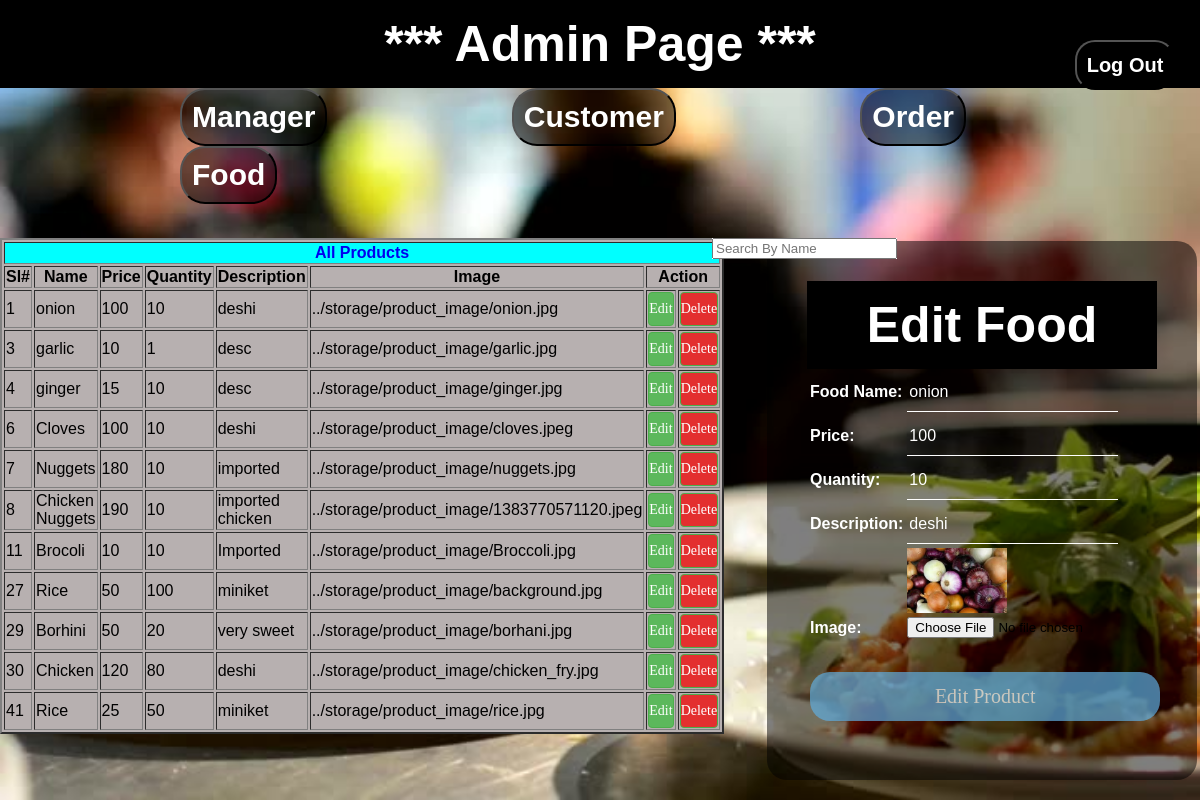
The page /products/editproductPage.php?id=1 (signed in) on the database its author committed.
### tables this page shows
CREATE TABLE `products` (
  `id` int(10) NOT NULL,
  `name` varchar(50) NOT NULL,
  `unit_price` int(11) NOT NULL,
  `unit_qty` int(11) NOT NULL,
  `description` text NOT NULL,
  `image` varchar(100) DEFAULT NULL
);

### db/db_connect.php (called while the page is built, shortened)
<?php
	$serverName="localhost";
	$username="root";
	$password="";
	$db_name="restaurent";
	function get($query)
	{
		$data=array();
		global $serverName,$username,$password,$db_name;
		$conn=mysqli_connect($serverName,$username,$password,$db_name);
		$result=mysqli_query($conn,$query);
		if(mysqli_num_rows($result) > 0)
		{
			while($row=mysqli_fetch_assoc($result))
			{
				$entity=array();
				foreach($row as $k=>$v)
				{
					$entity[$k]=$row[$k];
				}
				$data[]=$entity;
			}
		}
		return $data;
	}
?>

### controllers/ProductController.php (called while the page is built, shortened)
<?php
	require_once "../db/db_connect.php";
	function getAllProducts()
	{
		$query ="SELECT * FROM products";
		$products = get($query);
		return $products;
	}
	function getProduct($id)
	{
		$query="SELECT * FROM products WHERE id=$id";
		$product=get($query);
		return $product[0];
	}
?>

### products/editproductPage.php (the view, shortened to what this page needs)
<?php
	require "../admin/adminPage.php";
	require '../controllers/ProductController.php';
	$products = getAllProducts();
?>
<html>
<head>
	<link rel="stylesheet" href="../css/managerStyle.css">
	<link rel="stylesheet" href="../css/foodstyle.css">
</head>
	<body>
		<table align="right" width="30%" height="200">
			<tr>
				<td><?php require "editproductform.php"?></td>
			</tr>
		</table>
<div border=2 style="position:absolute; left:calc(63% - 44px); background-color:white"; >
	<input type="text" placeholder="Search By Name" id="search_input" onkeyup="search()" name="search_value" />
</div>
		<table border="2" align="left" width="60%" height="200" bgcolor="#B7B0B0">
			<div class="center">
				<thead align="center" bgcolor="#00FFFFFF">
					<th colspan=10><a href="productHome.php">All Products</a></th>
				</thead>
				<thead align="center">
					<th>Sl#</th>
					<th> Name</th>
					<th> Price</th>
					<th> Quantity</th>
					<th> Description</th>
					<th> Image</th>
					<th colspan=2>Action</th>
				</thead>
				<tbody>
					<?php
						foreach($products as $product)
						{
							echo "<tr>";
								echo "<td>".$product["id"]."</td>";
								echo "<td>".$product["name"]."</td>";
								echo "<td>".$product["unit_price"]."</td>";
								echo "<td>".$product["unit_qty"]."</td>";
								echo "<td>".$product["description"]."</td>";
								echo "<td>".$product["image"]."</td>";
								echo '<td><a href="editproductPage.php?id='.$product["id"].'" class="btn btn-success">Edit</a></td>';
								echo '<td><a href="deleteproduct.php?id='.$product["id"].'" class="btn btn-danger">Delete</a></td>';
							echo "</tr>";
						}
					?>
				</tbody>
			</div>
		</table>
	</body>
</html>

### products/editproductform.php (shortened to what this page needs)
<html>
<head>
	<link rel="stylesheet" href="../css/managerStyle.css">
</head>
<body>
	<?php
	  require_once ('../controllers/ProductController.php');
	  $pid = $_GET["id"];
	  $product=getProduct($pid);
	?>
	<div class="registrationBox">
		<h1>Edit Food</h1>
		<form method="post" action="../controllers/ProductController.php" enctype="multipart/form-data" class="form-horizontal form-material">
		<center>
			<table>
				<tr>
					<td><p>Food Name:</p></td>
					<td><input type="text" name="name" value="<?php echo $product["name"]?>"></td>
				</tr>
				<tr>
					<td><p>Price:</p></td>
					<td><input type="text" name="unit_price" value="<?php echo $product["unit_price"]?>"></td>
				</tr>
				<tr>
					<td><p>Quantity:</p></td>
					<td><input type="text" name="unit_qty" value="<?php echo $product["unit_qty"]?>"></td>
				</tr>
				<tr>
					<td><p>Description:</p></td>
					<td><input type="text" name="description" value="<?php echo $product["description"]?>"></td>
				</tr>
				<tr>
					<td></td>
					<td>
					<img class="item-image" style="margin-right:20px; width:100px" src="<?php echo $product["image"];?>"></img>
					</td>
				</tr>
				<tr>
					<td><p>Image:</p></td>
					<td><input type="file" name="image"></td>
				</tr>
				<tr>
					<td colspan="2" align="center">
					<input type="submit" class="btn btn-success" name="edit_product" value="Edit Product" class="form-control">
					</td>
				</tr>
			</table>
		</center>
		</form>
	</div>
</body>
</html>

### css/managerStyle.css (style rules this page uses)
body { margin:0; padding:0; background:url("../storage/image/background.jpg"); background-size:cover; font-family:sans-serif; }
.registrationBox { max-width:350px; border-radius:20px; margin:auto; background:rgba(0,0,0,0.5); padding:40px; color:#fff; }
h1 { text-align:center; }
p { font-weight:bold; color:white; }
.registrationBox input[type="submit"] { width:100%; box-sizing:border-box; padding:10px 0; border-radius:20px; margin-top:30px; outline:none; border:none; background:#60adde; opacity:0.7; font-size:20px; color:#fff; cursor:pointer; }
.registrationBox input[type="text"], .registrationBox input[type="password"], .registrationBox input[type="email"] { border:none; border-bottom:1px solid #fff; background:transparent; outline:none; height:40px; color:#fff; font-size:16px; }

### css/foodstyle.css (style rules this page uses)
a { text-decoration: none; }
.btn { font-family:consolas; display: inline-block; padding: 6px 0px; margin-bottom: 0; font-size: 14px; font-weight: 400; line-height: 1.42857143; text-align: center; white-space: nowrap; vertical-align: middle; touch-action: manipulation; cursor: pointer; user-select: none; background-image: none; border: 1px solid transparent; border-radius: 4px; }
.btn-success { color: #fff; background-color: #5cb85c; border-color: #4cae4c; }
.btn-danger { color: #fff; background-color: #e32f2f; border-color: #4cae4c; }

### admin/adminPage.php (style rules this page uses)
body { margin:0; padding:0; background:url("../storage/image/background.jpg"); background-size:cover; font-family:sans-serif; }
h1 { color:white; background-color:Black; margin:auto; padding:15px; font-size:50px }

### rows shown on the page
products: name "onion", unit_price "100", unit_qty "10", description "deshi", image (picture), id "1", image "../storage/product_image/onion.jpg"
products: id "3", name "garlic", unit_price "10", unit_qty "1", description "desc", image "../storage/product_image/garlic.jpg"
products: id "4", name "ginger", unit_price "15", unit_qty "10", description "desc", image "../storage/product_image/ginger.jpg"
products: id "6", name "Cloves", unit_price "100", unit_qty "10", description "deshi", image "../storage/product_image/cloves.jpeg"
products: id "7", name "Nuggets", unit_price "180", unit_qty "10", description "imported", image "../storage/product_image/nuggets.jpg"
products: id "8", name "Chicken Nuggets", unit_price "190", unit_qty "10", description "imported chicken", image "../storage/product_image/1383770571120.jpeg"
products: id "11", name "Brocoli", unit_price "10", unit_qty "10", description "Imported", image "../storage/product_image/Broccoli.jpg"
products: id "27", name "Rice", unit_price "50", unit_qty "100", description "miniket", image "../storage/product_image/background.jpg"
products: id "29", name "Borhini", unit_price "50", unit_qty "20", description "very sweet", image "../storage/product_image/borhani.jpg"
products: id "30", name "Chicken", unit_price "120", unit_qty "80", description "deshi", image "../storage/product_image/chicken_fry.jpg"
products: id "41", name "Rice", unit_price "25", unit_qty "50", description "miniket", image "../storage/product_image/rice.jpg"
